Frame 1 (no input): blank canvas, image omitted
Frame 60 (no input): blank canvas, image omitted
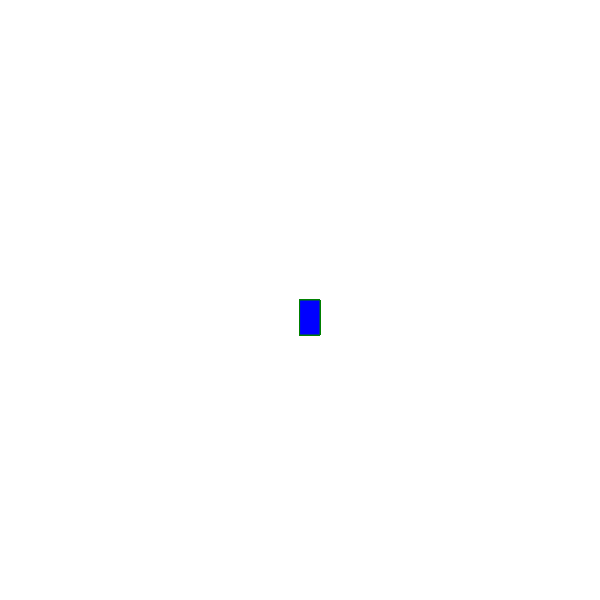
Frame 120 (the mouse pressed at the canvas centre since frame 60)

The p5.js sketch whose frames 1 and 60 were blank and that drew this single picture after the mouse press (run headless with seeded random() and noise() and a simulated clock; from frame 60 on, the mouse is pressed at the canvas centre):

// p5.js sketch
// ── sketch.js
function setup() {
    createCanvas(600, 600);
    background("white");
  }
  
  function draw() {
    stroke("green");
    fill("blue");
  
    if (mouseIsPressed) {
      rect(mouseX, mouseY, 20, 35);
    }
  }
  
